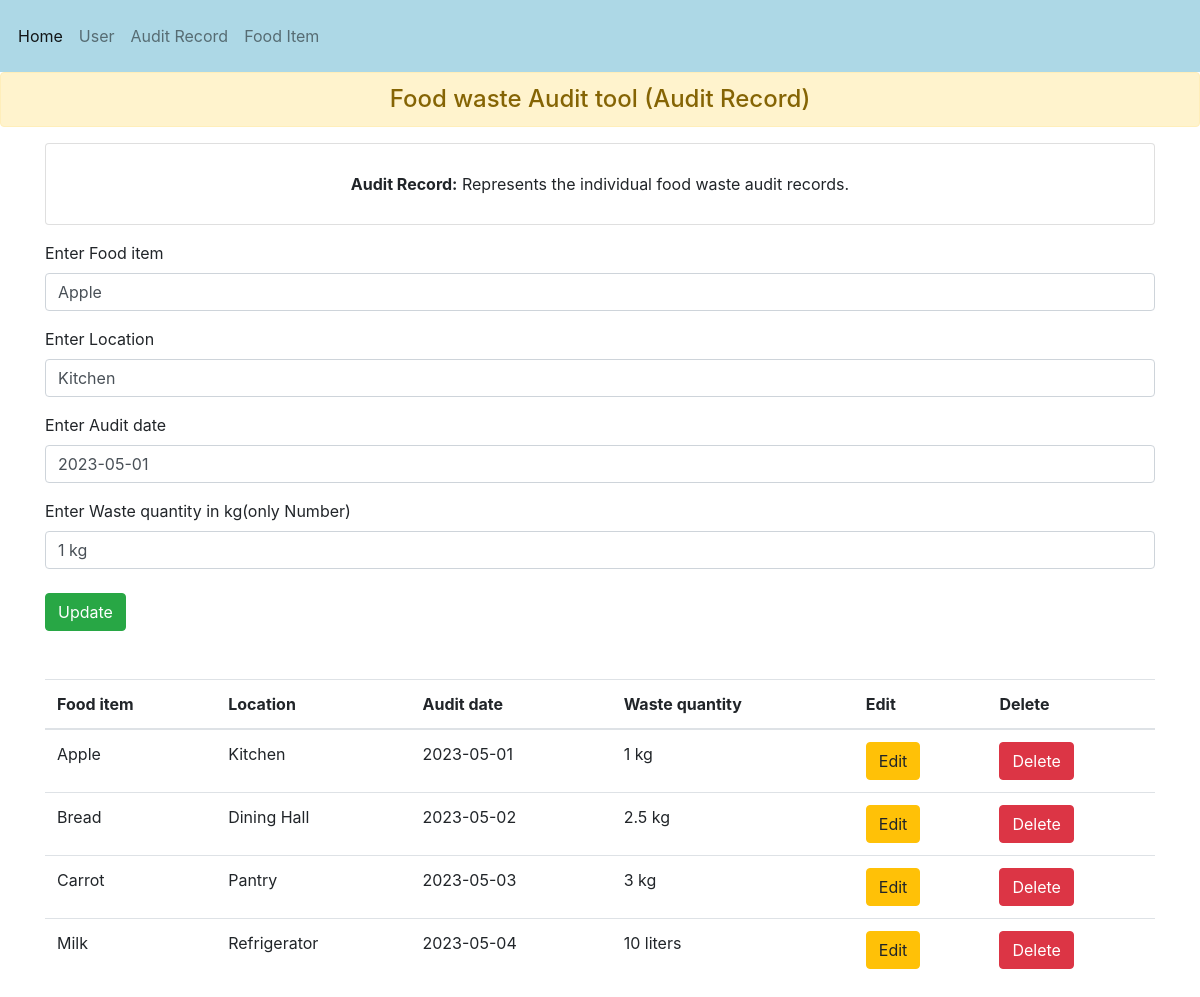
/update_audit_record/17, run on the app's committed database.
### app/models.py (models this page shows, shortened)
class Audit_Record(models.Model):
    food_item  = models.TextField()
    location = models.CharField(max_length=200)
    audit_date = models.TextField()
    waste_quantity = models.TextField()

### app/views.py (the view)
# urls.py: path('update_audit_record/<str:id>', views.UPDATE_audit_record, name='update_audit_record'),
def UPDATE_audit_record(request, id):
    sel_fooditem = Audit_Record.objects.get(id = id)
    re = Audit_Record.objects.all()
    context = {
        'sel_fooditem' : sel_fooditem,
        're' : re,
    }
    return render(request, 'audit_record.html', context)

### app/templates/audit_record.html (shortened to what this page needs)
{% load static %}
<!doctype html>
<html lang="en">
  <head>
    <link rel="stylesheet" href="https://cdn.jsdelivr.net/npm/bootstrap@4.3.1/dist/css/bootstrap.min.css">
    <link rel="stylesheet" type="text/css" href="{% static 'style.css' %}">
  </head>
  <body>
    <nav class="navbar navbar-expand-lg navbar-light ">
        <div class="collapse navbar-collapse" id="navbarNavAltMarkup">
          <div class="navbar-nav">
            <a class="nav-item nav-link active" href="{% url 'index' %}">Home</a>
            <a class="nav-item nav-link" href="{% url 'user' %}">User</a>
            <a class="nav-item nav-link" href="{% url 'audit_record' %}">Audit Record</a>
            <a class="nav-item nav-link" href="{% url 'food_items' %}">Food Item</a>
          </div>
        </div>
      </nav>
    <h4 class="alert alert-warning text-center">Food waste Audit tool (Audit Record)</h4>
    <div class="container text-center">
      <div class="card p-3">
        <ul class="list-group list-group-flush">
          <li class="list-group-item"><strong>Audit Record:</strong> Represents the individual food waste audit records.</li>
        </ul>
      </div>
    </div>
    <div class="container mt-3">
        {% if sel_fooditem %}
        <form method="POST" action="{% url 'update_done_audit_record' sel_fooditem.id %}">
            <div class="form-group">
              <label>Enter Food item</label>
              <input type="text" class="form-control" value="{{sel_fooditem.food_item}}" name="food_item" placeholder="Represents which food item was wasted" required>
            </div>
            <div class="form-group">
                <label>Enter Location</label>
                <input type="text" class="form-control" value="{{sel_fooditem.location}}"  name="location" placeholder="Represents the location of the food waste audit" required>
            </div>
            <div class="form-group">
                <label>Enter Audit date</label>
                <input type="text" class="form-control" value="{{sel_fooditem.audit_date}}" name="audit_date" placeholder="Represents the date of the food waste audit" required>
            </div>
            <div class="form-group">
                <label>Enter Waste quantity in kg(only Number)</label>
                <input type="text" class="form-control" value="{{sel_fooditem.waste_quantity}}" name="waste_quantity" pattern="[0-9]+" placeholder="Store the quantity of food waste recorded during the audit" required>
            </div>
            <button type="submit" class="btn btn-success">Update</button>
        </form>
        {% endif %}
    </div>
<div class="container mt-5">
    <table class="table">
        <thead>
          <tr>
            <th scope="col">Food item</th>
            <th scope="col">Location</th>
            <th scope="col">Audit date</th>
            <th scope="col">Waste quantity</th>
            <th scope="col">Edit</th>
            <th scope="col">Delete</th>
          </tr>
        </thead>
        <tbody>
            {% for i in re %}
            <tr>
                <td>{{i.food_item}}</td>
                <td>{{i.location}}</td>
                <td>{{i.audit_date}}</td>
                <td>{{i.waste_quantity}}</td>
                <td>
                    <a href="/update_audit_record/{{i.id}}" class="btn btn-warning">Edit</a>
                </td>
                <td>
                    <a href="/delete_audit_record/{{i.id}}" class="btn btn-danger">Delete</a>
                </td>
            </tr>
            {% endfor %}
        </tbody>
      </table>
</div>
  </body>
</html>

### app/static/style.css (style rules this page uses)
.navbar { background-color: lightblue; overflow: hidden; display: flex; justify-content: flex-start; padding: 10px; }
.navbar a { color: white; text-align: center; padding: 14px 16px; text-decoration: none; }

### data on the page
Audit_Record: food_item "Apple", location "Kitchen", audit_date "2023-05-01", waste_quantity "1 kg"
Audit_Record: food_item "Bread", location "Dining Hall", audit_date "2023-05-02", waste_quantity "2.5 kg"
Audit_Record: food_item "Carrot", location "Pantry", audit_date "2023-05-03", waste_quantity "3 kg"
Audit_Record: food_item "Milk", location "Refrigerator", audit_date "2023-05-04", waste_quantity "10 liters"
